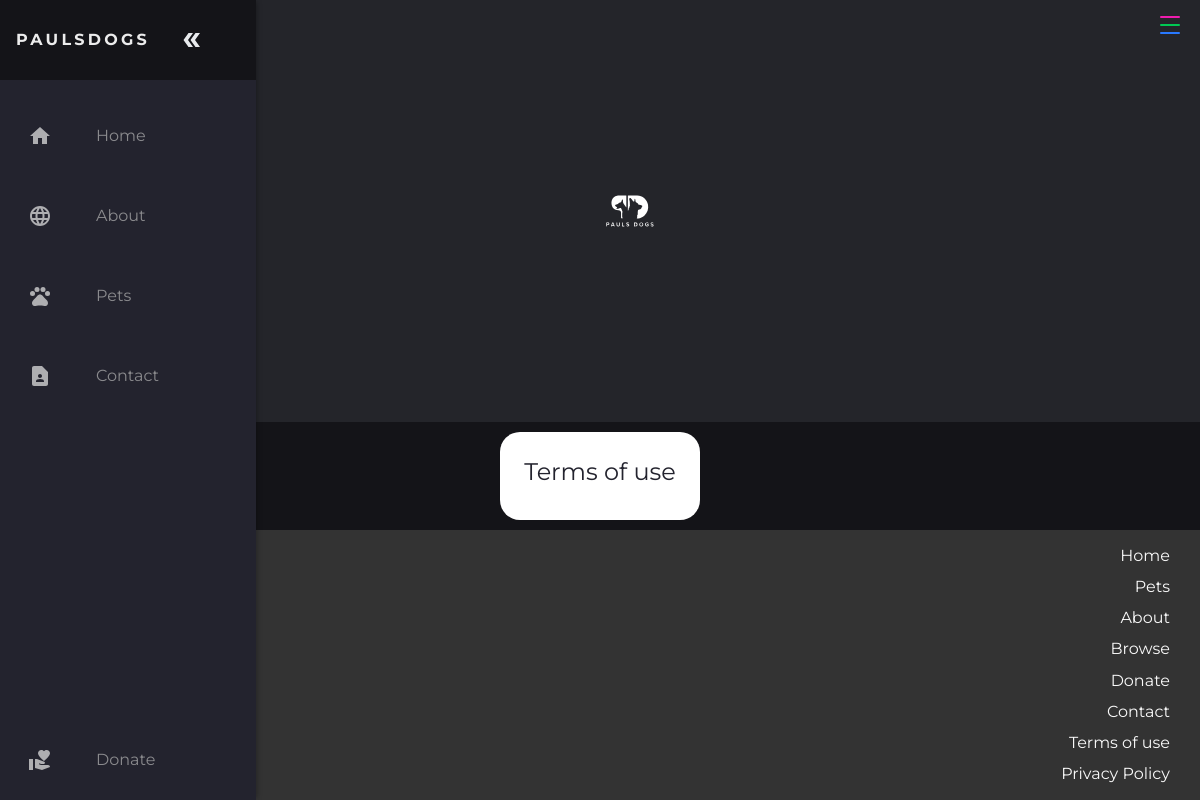
Before: /terms/ with the older database file.
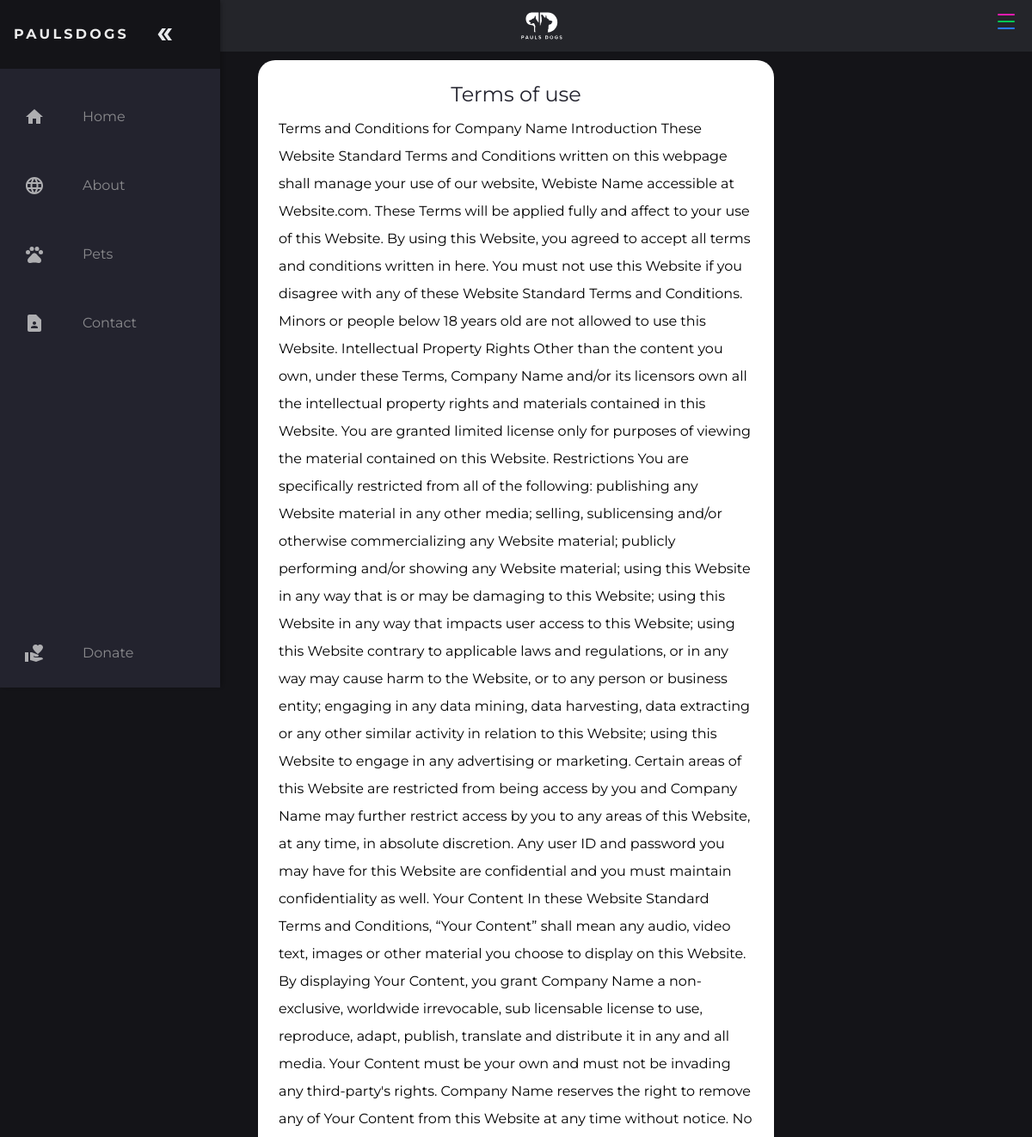
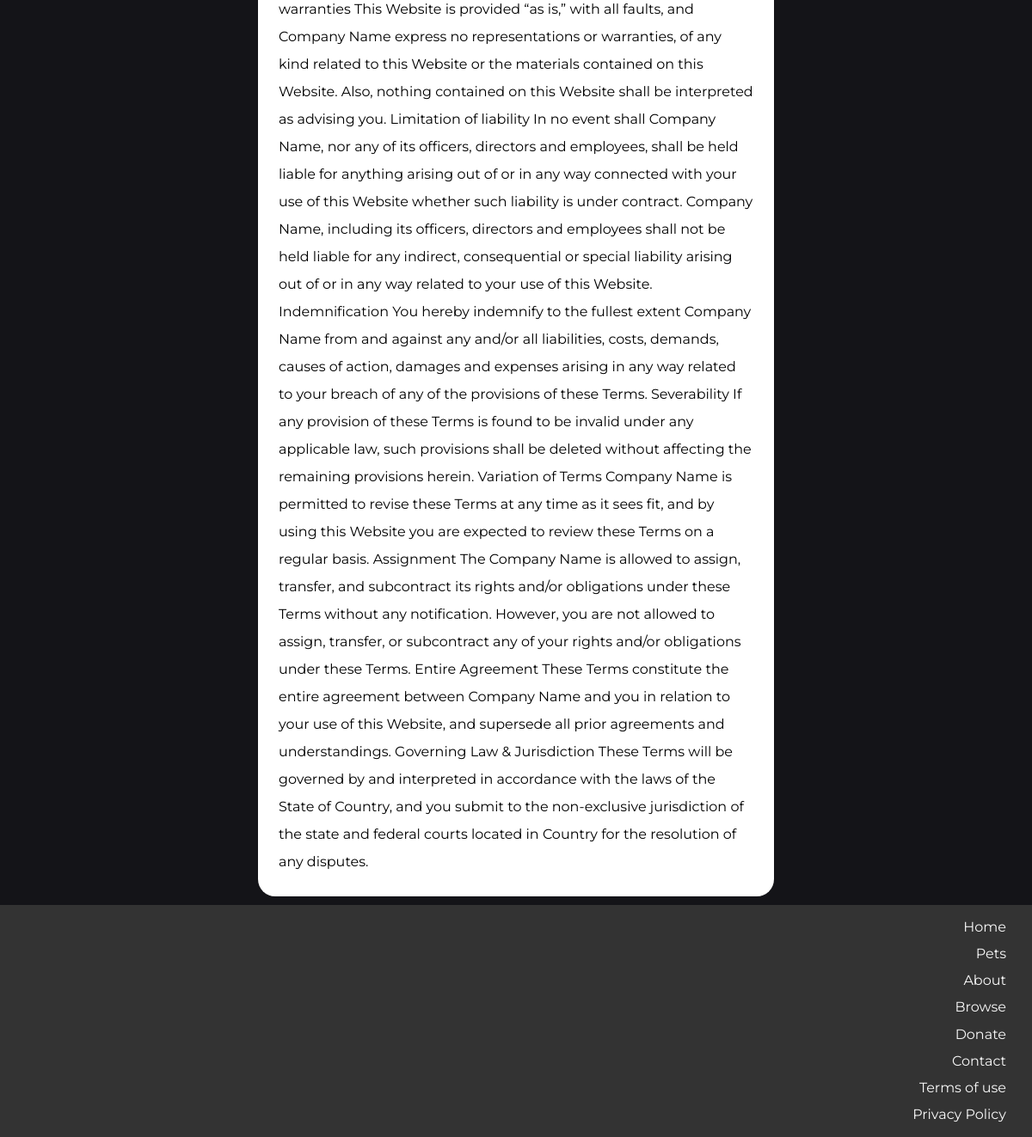
After: the same page with the newer database file (2 pictures, top to bottom).
### core/models.py (models this page shows)
class TermsPage(models.Model):
    terms_text = models.TextField()

### core/views.py (the view)
# urls.py: path('terms/', views.terms, name='home-terms'),
def terms(request):
    terms_text = TermsPage.objects.first()
    context = {
        'terms_text': terms_text
    }
    return render(request, 'core/terms_of_use.html', context)

### core/templates/core/terms_of_use.html (shortened to what this page needs)
{% extends "core/base.html" %}
{% block content %}
<div id="terms_of_use_page_wrapper">
 <h2 class="page_name_h2">Terms of use</h2>
  <div class='about_body_description'>
    <p>{{ terms_text.terms_text }}</p>
  </div>
</div>
{% endblock content %}

Changed rows visible on the page:
added TermsPage: terms_text "Terms and Conditions for Company Name Introduction These Website Standard Terms and Conditions written on this webpage shall manage your use of our website, Webiste Name accessible at Website.com. These Terms will be applied fully and affect to your use of this Website. By using this Website, you agreed to accept all terms and conditions written in here. You must not use this Website if you disagree with any of these Website Standard Terms and Conditions. Minors or people below 18 years old are not allowed to use this Website. Intellectual Property Rights Other than the content you own, under these Terms, Company Name and/or its licensors own all the intellectual property rights and…"
